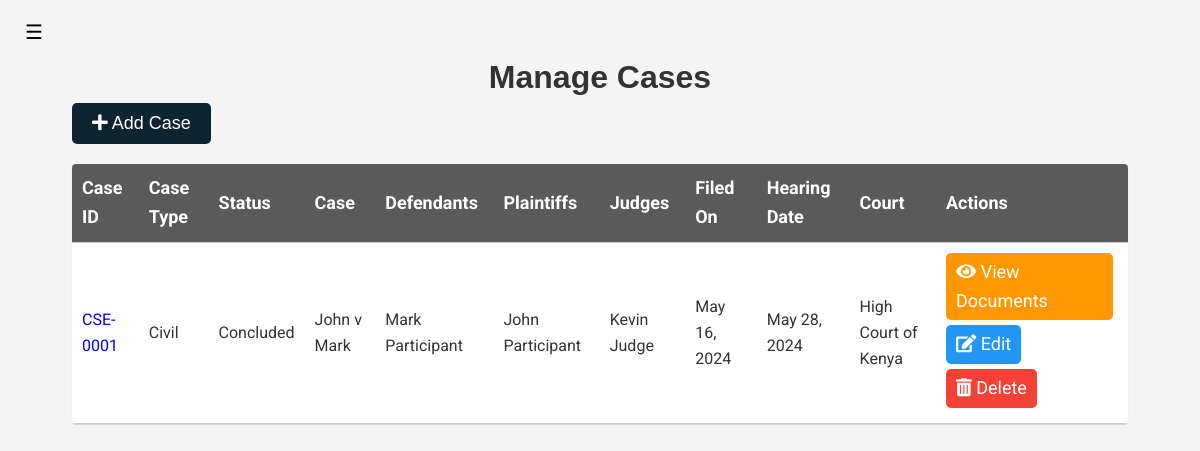
/clerk-manage-case (signed in), run on the app's committed database.
### court_proceedings_management_application/models.py (models this page shows, shortened)
class Case(models.Model):
    CASE_TYPES = (
        ('civil', 'Civil'),
        ('criminal', 'Criminal'),
        ('family', 'Family'),
        ('land', 'Land'),
        ('commercial', 'Commercial'),
        ('labour', 'Labour'),
        ('constitutional', 'Constitutional'),
        ('environmental', 'Environmental'),
        ('appeal', 'Appeal'),
        ('miscellaneous', 'Miscellaneous'),
    )
    CASE_STATUS = (
        ('pending', 'Pending'),
        ('ongoing', 'Ongoing'),
        ('concluded', 'Concluded'),
    )
    DECISION_CHOICES = (
        ('pending', 'Pending'),
        ('dismissal', 'Dismissal'),
        ('uphelding', 'Uphelding'),
        ('overturned', 'Overturned'),
        ('compensation', 'Compensation'),
        ('acquital', 'Acquital'),
        ('conviction', 'Conviction'),
        ('sentence', 'Sentence'),
        ('fine', 'Fine'),
        ('imprisonment', 'Imprisonment'),
        ('community service', 'Community Service'),
        ('probation', 'Probation'),
        ('parole', 'Parole'),
        ('suspended sentence', 'Suspended Sentence'),
        ('death penalty', 'Death Penalty'),
        ('life imprisonment', 'Life Imprisonment'),
        ('acquital', 'Acquital'),
        ('discharge', 'Discharge'),
        ('reprimand', 'Reprimand'),
        ('warning', 'Warning'),
        ('rehabilitation', 'Rehabilitation'),
        ('restitution', 'Restitution'),
        ('damages', 'Damages'),
        ('injunction', 'Injunction'),
        ('restraining order', 'Restraining Order'),
        ('restitution', 'Restitution'),
        ('reparations', 'Reparations'),
    )
    case_id = models.CharField(max_length=30, unique=True)
    case_type = models.CharField(max_length=30, choices=CASE_TYPES, default='miscellaneous')
    case_status = models.CharField(max_length=30, choices=CASE_STATUS, default='pending')
    case_name = models.CharField(max_length=255)
    defendants = models.ManyToManyField(User, related_name='defendants', blank=True)
    plaintiffs = models.ManyToManyField(User, related_name='plaintiffs', blank=True)
    judges = models.ManyToManyField(User, related_name='judges', blank=True)
    clerks = models.ManyToManyField(User, related_name='clerks', blank=True)
    lawyers = models.ManyToManyField(User, related_name='lawyers', blank=True)
    amicus = models.ManyToManyField(User, related_name='amicus', blank=True)
    observers = models.ManyToManyField(User, related_name='observers', blank=True)
    case_description = models.TextField(blank=True, null=True)
    relief_sought = models.TextField(blank=True, null=True)
    decision = models.TextField(blank=True, null=True, choices=DECISION_CHOICES, default='pending')
    date_filed = models.DateField()
    date_hearing = models.DateField()
    court = models.ForeignKey(Court, on_delete=models.CASCADE)
    created_by = models.ForeignKey(User, on_delete=models.CASCADE)
    created_on = models.DateTimeField(auto_now_add=True, null=True)
    def save(self, *args, **kwargs):
        if not self.case_id:
            last_case = Case.objects.all().order_by('case_id').last()
            if not last_case:
                self.case_id = 'CSE-0001'
            else:
                self.case_id = 'CSE-%04d' % (last_case.id + 1)
        return super().save(*args, **kwargs)

class User(AbstractUser, PermissionsMixin):
    ROLES = (
        ('admin', 'Admin'),
        ('clerk', 'Clerk'),
        ('judge', 'Judge'),
        ('participant', 'Participant'),
        ('lawyer', 'Lawyer'),
    )
    COUNTY_CHOICES = (
        ('Baringo', 'Baringo'),
        ('Bomet', 'Bomet'),
        ('Bungoma', 'Bungoma'),
        ('Busia', 'Busia'),
        ('Elgeyo Marakwet', 'Elgeyo Marakwet'),
        ('Embu', 'Embu'),
        ('Garissa', 'Garissa'),
        ('Homa Bay', 'Homa Bay'),
        ('Isiolo', 'Isiolo'),
        ('Kajiado', 'Kajiado'),
        ('Kakamega', 'Kakamega'),
        ('Kericho', 'Kericho'),
        ('Kiambu', 'Kiambu'),
        ('Kilifi', 'Kilifi'),
        ('Kirinyaga', 'Kirinyaga'),
        ('Kisii', 'Kisii'),
        ('Kisumu', 'Kisumu'),
        ('Kitui', 'Kitui'),
        ('Kwale', 'Kwale'),
        ('Laikipia', 'Laikipia'),
        ('Lamu', 'Lamu'),
        ('Machakos', 'Machakos'),
        ('Makueni', 'Makueni'),
        ('Mandera', 'Mandera'),
        ('Marsabit', 'Marsabit'),
        ('Meru', 'Meru'),
        ('Migori', 'Migori'),
        ('Mombasa', 'Mombasa'),
        ('Murang\'a', 'Murang\'a'),
        ('Nairobi', 'Nairobi'),
        ('Nakuru', 'Nakuru'),
        ('Nandi', 'Nandi'),
        ('Narok', 'Narok'),
        ('Nyamira', 'Nyamira'),
        ('Nyandarua', 'Nyandarua'),
        ('Nyeri', 'Nyeri'),
        ('Samburu', 'Samburu'),
        ('Siaya', 'Siaya'),
        ('Taita Taveta', 'Taita Taveta'),
        ('Tana River', 'Tana River'),
        ('Tharaka Nithi', 'Tharaka Nithi'),
    )
    TRIBE_CHOICES = (
        ('Kikuyu', 'Kikuyu'),
        ('Luhya', 'Luhya'),
        ('Luo', 'Luo'),
        ('Kalenjin', 'Kalenjin'),
        ('Kamba', 'Kamba'),
        ('Kisii', 'Kisii'),
        ('Mijikenda', 'Mijikenda'),
        ('Meru', 'Meru'),
        ('Turkana', 'Turkana'),
        ('Maasai', 'Maasai'),
        ('Embu', 'Embu'),
        ('Taita', 'Taita'),
        ('Giriama', 'Giriama'),
        ('Rendille', 'Rendille'),
        ('Borana', 'Borana'),
        ('Samburu', 'Samburu'),
        ('Pokomo', 'Pokomo'),
        ('Orma', 'Orma'),
        ('Elmolo', 'Elmolo'),
        ('Digo', 'Digo'),
        ('Swahili', 'Swahili'),
        ('Taveta', 'Taveta'),
        ('Kuria', 'Kuria'),
        ('Mbeere', 'Mbeere'),
        ('Tharaka', 'Tharaka'),
        ('Gusii', 'Gusii'),
        ('Ilchamus', 'Ilchamus'),
        ('Kalenjin', 'Kalenjin'),
        ('Kamba', 'Kamba'),
        ('Kikuyu', 'Kikuyu'),
        ('Kisii', 'Kisii'),
        ('Kuria', 'Kuria'),
        ('Luhya', 'Luhya'),
        ('Luo', 'Luo'),
        ('Maasai', 'Maasai'),
        ('Meru', 'Meru'),
        ('Mijikenda', 'Mijikenda'),
        ('Pokomo', 'Pokomo'),
        ('Rendille', 'Rendille'),
        ('Samburu', 'Samburu'),
        ('Somali', 'Somali'),
        ('Swahili', 'Swahili'),
        ('Taita', 'Taita'),
        ('Taveta', 'Taveta'),
        ('Tharaka', 'Tharaka'),
        ('Turkana', 'Turkana'),
        ('Gabra', 'Gabra'),
        ('Giriama', 'Giriama'),
    )
    GENDER_CHOICES = (
        ('male', 'Male'),
        ('female', 'Female'),
        ('prefer not to say', 'Prefer not to say'),
    )
    profile_image = models.ImageField(upload_to='profile_images/', null=True, blank=True, default='profile_images'
                                                                                                  '/default.png')
    user_id = models.CharField(max_length=30, unique=True)
    first_name = models.CharField(max_length=30)
    last_name = models.CharField(max_length=30, null=True, blank=True)
    username = models.CharField(max_length=30, unique=True)
    email = models.EmailField(unique=True)
    role = models.CharField(max_length=30, choices=ROLES, default='observer')
    national_id = models.IntegerField(unique=True)
    county_of_residence = models.CharField(max_length=30, choices=COUNTY_CHOICES, default='Nairobi')
    phone_number = models.CharField(max_length=15, blank=True)
    gender = models.CharField(max_length=30, choices=GENDER_CHOICES, default='prefer not to say')
    tribe = models.CharField(max_length=30, choices=TRIBE_CHOICES, default='Kikuyu')
    date_of_birth = models.DateField()
    address = models.CharField(max_length=255)
    password = models.CharField(max_length=30)
    is_active = models.BooleanField(default=True)
    is_staff = models.BooleanField(default=False)
    is_superuser = models.BooleanField(default=False)
    date_joined = models.DateTimeField(auto_now_add=True)
    created_by = models.ForeignKey('self', on_delete=models.SET_NULL, null=True, blank=True)
    is_approved = models.BooleanField(default=False)
    courts = models.ManyToManyField('Court', related_name='users', blank=True)
    @property
    def is_authenticated(self):
        return bool(self.username and self.password)

class Court(models.Model):
    COURT_TYPES = (
        ('high court', 'High Court'),
        ('magistrate court', 'Magistrate Court'),
        ('environment court', 'Environment and Land Court'),
        ('labour court', 'Employment and Labour Court'),
        ('anti-corruption court', 'Anti-Corruption Court'),
        ('children court', 'Children\'s Court'),
        ('maritime court', 'Maritime Court'),
        ('military court', 'Military Court'),
        ('tax court', 'Tax Court'),
        ('appeal court', 'Court of Appeal'),
        ('supreme court', 'Supreme Court'),
    )
    name = models.CharField(max_length=255)
    court_id = models.CharField(max_length=30, unique=True)
    court_logo = models.ImageField(upload_to='court_logos/', null=True, blank=True,
                                   default='../static/images/default_court.png')
    court_email = models.EmailField()
    court_phone = models.CharField(max_length=15, blank=True)
    court_address = models.CharField(max_length=255)
    location = models.CharField(max_length=255, choices=User.COUNTY_CHOICES)
    court_type = models.CharField(max_length=255, choices=COURT_TYPES)
    created_by = models.ForeignKey(User, on_delete=models.CASCADE)
    created_on = models.DateTimeField(auto_now_add=True, null=True)

### court_proceedings_management_application/views.py (the view)
# urls.py: path('clerk-manage-case', views.ClerkManageCaseView.as_view(), name='clerk-manage-case'),
class ClerkManageCaseView(View):
    def __init__(self, *args, **kwargs):
        super().__init__(*args, **kwargs)
        self.user_service = UserService()
        self.case_service = CaseService()
        self.invoice_service = InvoiceService()
        self.case_proceeding_service = CaseProceedingService()
    def get(self, request):
        if not request.user.is_authenticated:
            return redirect('login')
        user = request.user
        user_info = self.user_service.get_user_info(user.username)
        cases = self.case_service.get_all_cases()
        for case in cases:
            case_proceedings = self.case_proceeding_service.get_case_proceeding_by_case(case)
            for case_proceeding in case_proceedings:
                if self.invoice_service.get_invoice_by_case_proceeding(
                        case_proceeding) is not None or case_proceeding.document is not None or case_proceeding.document.document_type in [
                    'judgement', 'opinion', 'verdict', 'sentence', 'decree', 'mandate, injuction', 'transcript']:
                    case.case_status = 'concluded'
                    case.save()
                elif self.invoice_service.get_invoice_by_case_proceeding(
                        case_proceeding) is None and case_proceeding.document is not None:
                    case.case_status = 'ongoing'
                    case.save()
                else:
                    case.case_status = 'pending'
                    case.save()
        context = {
            'user_info': user_info,
            'cases': cases,
        }
        return render(request, 'clerk-manage-case.html', context)

### templates/clerk-manage-case.html (shortened to what this page needs)
{% extends 'sidebar.html' %}
{% load static %}
    {% block title %}
        Manage Cases
    {% endblock %}
    {% block content %}
        <article aria-label="case-table">
            <button class="btn btn-primary btn-primary-action" onclick="redirectToCreateCase()"><i
                    class="fas fa-plus"></i> Add Case
            </button>
            <div class="table-container">
                <table class="material-table">
                    <thead>
                    <tr>
                        <th>Case ID</th>
                        <th>Case Type</th>
                        <th>Status</th>
                        <th>Case</th>
                        <th>Defendants</th>
                        <th>Plaintiffs</th>
                        <th>Judges</th>
                        <th>Filed On</th>
                        <th>Hearing Date</th>
                        <th>Court</th>
                        <th>Actions</th>
                    </tr>
                    </thead>
                    <tbody>
                    {% for case in cases %}
                        <tr class="clickable-row" onclick="window.location='{% url 'manage-case-proceeding' case_id=case.id %}'">
                            <td><a href="{% url 'dashboard' %}">{{ case.case_id }}</a></td>
                            <td>{{ case.case_type | capfirst }}</td>
                            <td>{{ case.case_status | capfirst }}</td>
                            <td>{{ case.case_name }}</td>
                            <td>
                                {% if case.defendants.count == 0 %}
                                    -
                                {% elif case.defendants.count == 1 %}
                                    {{ case.defendants.first.first_name }} {{ case.defendants.first.last_name }}
                                {% else %}
                                    {{ case.defendants.first.last_name }} & {{ case.defendants.count|add:"-1" }} others
                                {% endif %}
                            </td>
                            <td>
                                {% if case.plaintiffs.count == 0 %}
                                    -
                                {% elif case.plaintiffs.count == 1 %}
                                    {{ case.plaintiffs.first.first_name }} {{ case.plaintiffs.first.last_name }}
                                {% else %}
                                    {{ case.plaintiffs.first.last_name }} & {{ case.plaintiffs.count|add:"-1" }} others
                                {% endif %}
                            </td>
                            <td>
                                {% if case.judges.count == 0 %}
                                    -
                                {% elif case.judges.count == 1 %}
                                    {{ case.judges.first.first_name }} {{ case.judges.first.last_name }}
                                {% else %}
                                    {{ case.judges.first.last_name }} & {{ case.judges.count|add:"-1" }} others
                                {% endif %}
                            </td>
                            <td>{{ case.date_filed }}</td>
                            <td>{{ case.date_hearing }}</td>
                            <td>{{ case.court.name }}</td>
                            <td>
                                <a class="btn btn-warning btn-secondary-action"
                                   href="{% url 'manage-case-proceeding' case_id=case.id %}"
                                   onclick="event.stopPropagation();"><i
                                        class="fas fa-eye"></i> View Documents</a>
                                <a class="btn btn-info btn-secondary-action"
                                   href="{% url 'clerk-edit-case' case_id=case.id %}"
                                   onclick="event.stopPropagation();"><i
                                        class="fas fa-edit"></i> Edit</a>
                                <a class="btn btn-danger btn-secondary-action"
                                   href="{% url 'clerk-delete-case' case_id=case.id %}"
                                   onclick="confirmDeleteDialog(event, this.href); event.stopPropagation();"><i
                                        class="fas fa-trash-alt"></i> Delete</a>
                            </td>
                        </tr>
                    {% endfor %}
                    </tbody>
                </table>
            </div>
        </article>
    {% endblock %}

### data on the page
Case: case_id "CSE-0001", case_type "Civil", case_status "Concluded", case_name "John v Mark", defendants.first.first_name "Mark", defendants.first.last_name "Participant", plaintiffs.first.first_name "John", plaintiffs.first.last_name "Participant", judges.first.first_name "Kevin", judges.first.last_name "Judge", date_filed "May 16, 2024", date_hearing "May 28, 2024", court.name "High Court of Kenya"
